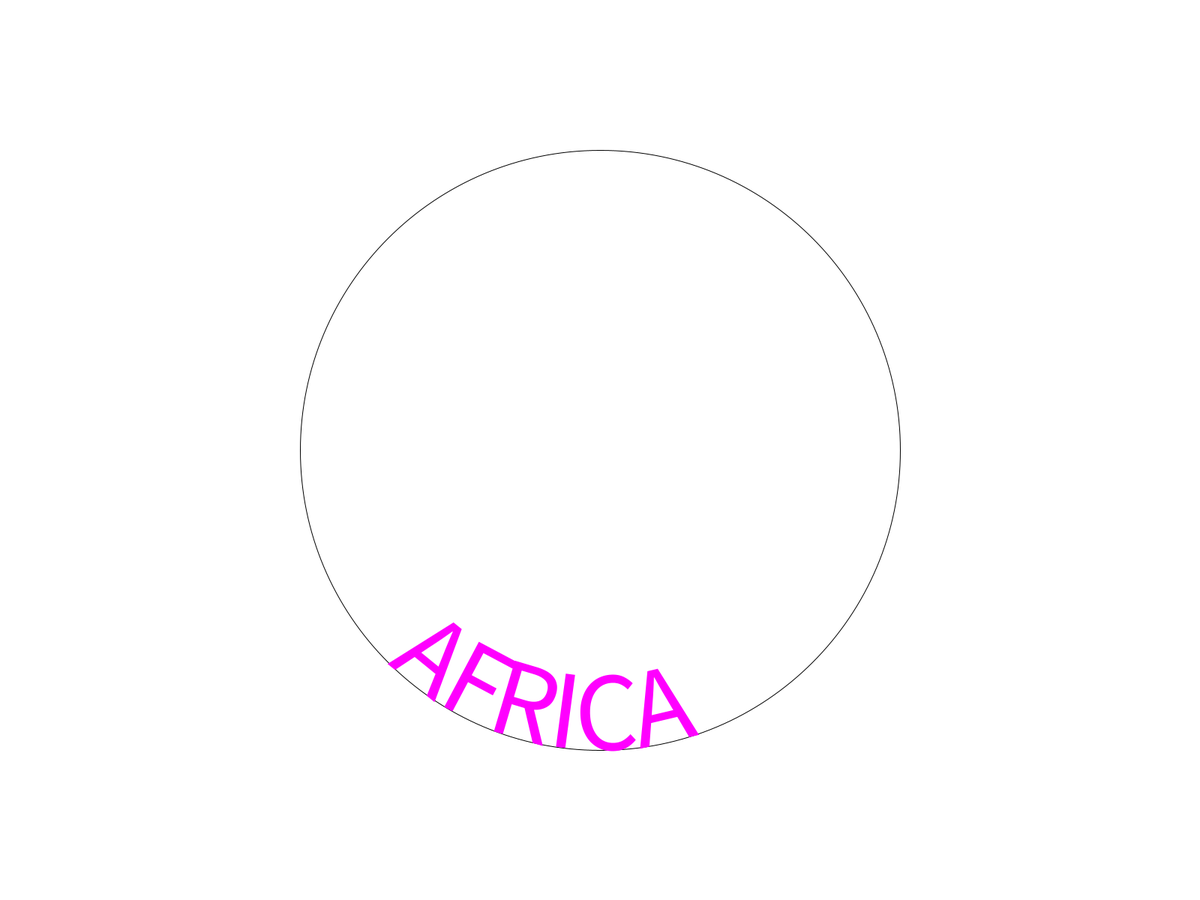
Frame 1 (no input)
Frame 60 (the mouse pressed at the canvas centre just before this capture): identical to frame 1, image omitted
Frame 120 (the mouse held since frame 60 and released just before this capture): identical to frame 1, image omitted

The Processing sketch that drew this single still picture (run headless with seeded random() and noise(); from frame 60 on, the mouse is pressed at the canvas centre):

// Processing sketch: textWrap
// ── textWrap.pde
float r=400.0;//The radius of a circle 
float w;//The width of the boxes 
float arclength, theta;
char currentChar;
char curvedText[] = {'A','F','R','I','C','A'};

void setup() 
{
  fullScreen();
  smooth();
  textSize(150);
} 

void draw() 
{
  background(255);
 
  //Start in the center and draw the circle     
  translate(width/2, height/2); 
  noFill();
  stroke(0);   

  //Our curve is a circle with radius r in the center of the window.   
  ellipse(0, 0, r*2, r*2);

  //We must keep track of our position along the curve   
  arclength = 0.0;

  //For every box   
  for (int i=0; i<curvedText.length; i++) 
  {
    currentChar=curvedText[i];
    w=textWidth(currentChar);
    
    //Each box is centered so we move half the width         
    arclength += w/2;

    //Angle in radians is the arclength divided by the radius         
    theta = (PI-(PI/4))-(arclength/r);// this determines starting point of curved text
    
    pushMatrix();

    //Polar to cartesian coordinate conversion 
    translate(r*cos(theta), r*sin(theta)); 

    //Rotate the box        
    rotate(theta-(PI/2));//rotate is offset by 90 degrees

    //Display the box         
    fill(255,0,255);    
    
    textAlign(CENTER);
    text(currentChar,0,0); 

    popMatrix();

    //Move halfway again        
    arclength += w/2;
  }
} 
